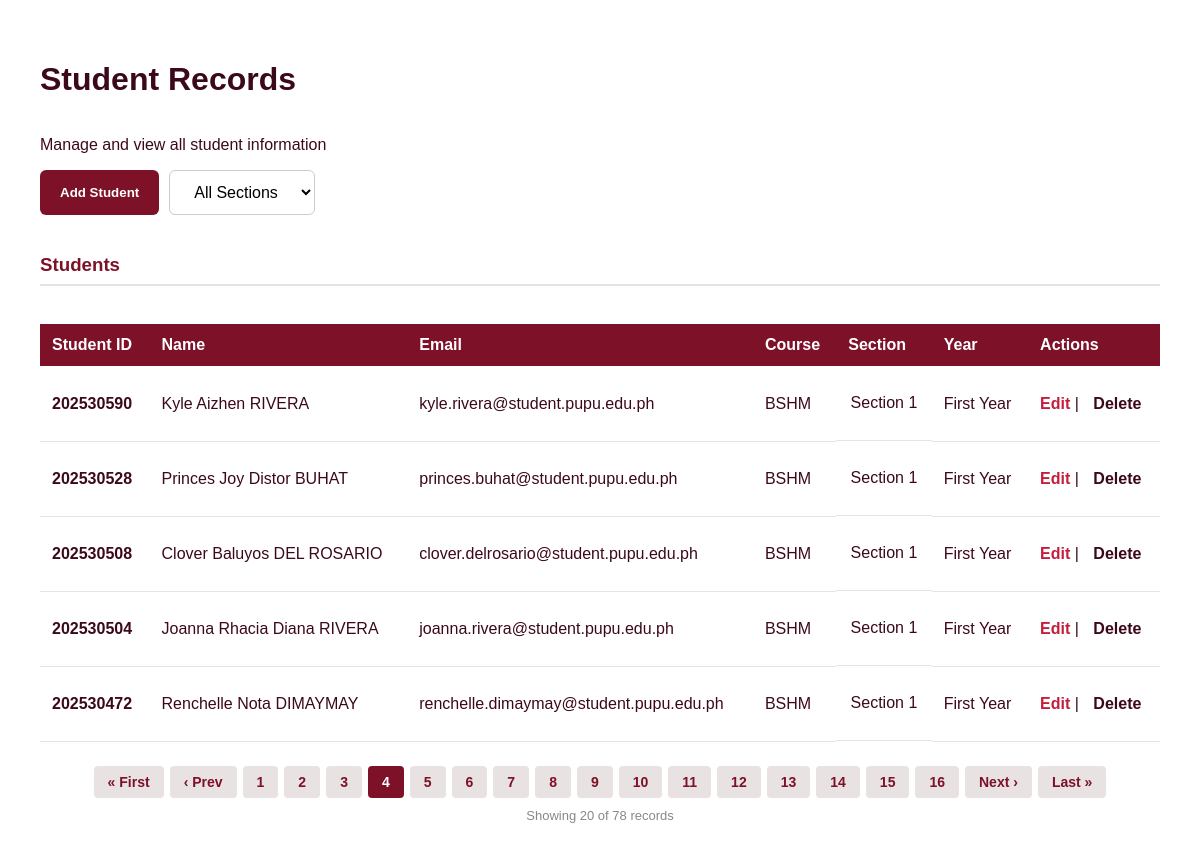
/?page=4, run on the app's committed database.
### tables this page shows
CREATE TABLE students (
  id INT AUTO_INCREMENT PRIMARY KEY,
  student_id VARCHAR(20) NOT NULL UNIQUE,
  first_name VARCHAR(100) NOT NULL,
  last_name VARCHAR(100) NOT NULL,
  email VARCHAR(150) NOT NULL,
  course VARCHAR(50) NOT NULL,
  year_level VARCHAR(50) NOT NULL,
  section VARCHAR(50) NOT NULL,
  status VARCHAR(20) DEFAULT 'Active',
  created_at TIMESTAMP DEFAULT CURRENT_TIMESTAMP
);

### index.php (the view, shortened to what this page needs)
<?php
include 'config.php';
$limit = 5;
$page = isset($_GET['page']) && is_numeric($_GET['page']) ? (int) $_GET['page'] : 1;
$offset = ($page - 1) * $limit;
$section_filter = isset($_GET['section']) && $_GET['section'] !== '' ? mysqli_real_escape_string($conn, $_GET['section']) : '';
$where_clause = $section_filter ? "WHERE section = '$section_filter'" : '';
$section_param = $section_filter ? "&section=$section_filter" : '';
$total_result = mysqli_query($conn, "SELECT COUNT(*) AS total FROM students $where_clause");
$total_row = mysqli_fetch_assoc($total_result);
$total_records = $total_row['total'];
$total_pages = ceil($total_records / $limit);
$result = mysqli_query($conn, "SELECT * FROM students $where_clause ORDER BY id DESC LIMIT $limit OFFSET $offset");
?>
<!DOCTYPE html>
<html lang="en">
<head>
    <link rel="stylesheet" href="style.css">
</head>
<body>
    <h1>Student Records</h1>
    <p>Manage and view all student information</p>
    <div class="add-refresh">
        <button onclick="window.location.href='add.php'" class="default-btn">Add Student</button>
        <select class="filter-select" onchange="location.href='?section='+this.value">
            <option value="">All Sections</option>
        </select>
    </div>
    <h3>Students</h3>
    <table>
        <thead>
            <tr>
                <th>Student ID</th>
                <th>Name</th>
                <th>Email</th>
                <th>Course</th>
                <th>Section</th>
                <th>Year</th>
                <th>Actions</th>
            </tr>
        </thead>
        <tbody>
            <?php while ($row = mysqli_fetch_assoc($result)): ?>
                <tr>
                    <td><strong><?php echo $row['student_id']; ?></strong></td>
                    <td><?php echo $row['first_name'] . ' ' . $row['last_name']; ?></td>
                    <td><?php echo $row['email']; ?></td>
                    <td><?php echo $row['course']; ?></td>
                    <td class="sec">
                        <p><?php echo $row['section']; ?></p>
                    </td>
                    <td><?php echo $row['year_level']; ?></td>
                    <td>
                        <a class="action-link edit-lnk" href="edit.php?id=<?php echo $row['id']; ?>">Edit</a> |
                        <a class="action-link del-lnk" href="delete.php?id=<?php echo $row['id']; ?>"
                            onclick="return confirm('Delete?')">Delete</a>
                    </td>
                </tr>
            <?php endwhile; ?>
        </tbody>
    </table>
    <?php if ($total_pages > 1): ?>
        <div class="pagination">
            <?php if ($page > 1): ?>
                <a href="?page=1<?php echo $section_param; ?>">&laquo; First</a>
                <a href="?page=<?php echo $page - 1; ?><?php echo $section_param; ?>">&lsaquo; Prev</a>
            <?php endif; ?>
            <?php for ($i = 1; $i <= $total_pages; $i++): ?>
                <a href="?page=<?php echo $i; ?><?php echo $section_param; ?>" class="<?php echo $i === $page ? 'active' : ''; ?>"><?php echo $i; ?></a>
            <?php endfor; ?>
            <?php if ($page < $total_pages): ?>
                <a href="?page=<?php echo $page + 1; ?><?php echo $section_param; ?>">Next &rsaquo;</a>
                <a href="?page=<?php echo $total_pages; ?><?php echo $section_param; ?>">Last &raquo;</a>
            <?php endif; ?>
        </div>
    <?php endif; ?>
    <p class="record-count">Showing
        <?php
        if ($total_records % $limit == 0) {
            echo $limit * $page;
        } else {
            $last_record = ($limit * $total_pages) - $total_records;
            $final_record = ($limit * $total_pages) - $last_record;
            $count = ($page != $total_pages) ? $limit * $page : $final_record;
            echo $count;
        }
        ; ?>
        of
        <?php echo $total_records; ?> records
    </p>
</body>
</html>

### style.css (style rules this page uses)
:root { --primary: #7d1128; --secondary: #c41e3d; --dark: #3c0919; --light: #e8e2e2; --accent: #ffc107; }
body { display: flex; flex-direction: column; font-family: "Poppins", sans-serif; background-color: #ffffff; color: var(--dark); margin: 0; padding: 40px; }
h3 { color: var(--primary); border-bottom: 2px solid var(--light); padding-bottom: 8px; }
input, select { width: 100%; padding: 10px; margin: 8px 0; border: 1px solid #ccc; border-radius: 4px; box-sizing: border-box; }
.default-btn { background-color: var(--primary); color: #ffffff; padding: 12px 20px; border: none; border-radius: 6px; cursor: pointer; font-weight: bold; width: 100%; }
table { width: 100%; border-collapse: collapse; margin-top: 20px; }
th { background-color: var(--primary); color: #ffffff; padding: 12px; text-align: left; }
td { padding: 12px; border-bottom: 1px solid var(--light); }
td.sec { display: flex; justify-content: center; align-self: center; }
.action-link { text-decoration: none; font-weight: bold; }
.edit-lnk { color: var(--secondary); }
.del-lnk { color: var(--dark); margin-left: 10px; }
.pagination { display: flex; justify-content: center; gap: 6px; margin-top: 24px; flex-wrap: wrap; }
.pagination a { display: inline-block; padding: 8px 14px; text-decoration: none; color: var(--primary); background: var(--light); border-radius: 4px; font-weight: bold; font-size: 14px; transition: background 0.2s; }
.pagination a.active { background: var(--primary); color: #ffffff; pointer-events: none; }
.record-count { text-align: center; color: #888; font-size: 13px; margin-top: 10px; }
.filter-select { padding: 12px 20px; border: 1px solid #ccc; border-radius: 6px; font-family: inherit; font-size: inherit; background: #fff; cursor: pointer; width: auto; margin: 0; }
.add-refresh { display: flex; gap: 10px; width:35%; margin-bottom: 20px; }
.add-refresh .default-btn { width: auto; }

### data on the page
students: student "202530590", first_name "Kyle Aizhen", last_name "RIVERA", email "kyle.rivera@student.pupu.edu.ph", course "BSHM", section "Section 1", year_level "First Year"
students: student "202530528", first_name "Princes Joy Distor", last_name "BUHAT", email "princes.buhat@student.pupu.edu.ph", course "BSHM", section "Section 1", year_level "First Year"
students: student "202530508", first_name "Clover Baluyos", last_name "DEL ROSARIO", email "clover.delrosario@student.pupu.edu.ph", course "BSHM", section "Section 1", year_level "First Year"
students: student "202530504", first_name "Joanna Rhacia Diana", last_name "RIVERA", email "joanna.rivera@student.pupu.edu.ph", course "BSHM", section "Section 1", year_level "First Year"
students: student "202530472", first_name "Renchelle Nota", last_name "DIMAYMAY", email "renchelle.dimaymay@student.pupu.edu.ph", course "BSHM", section "Section 1", year_level "First Year"

### other printed values
$count "20"
$total_records "78"
